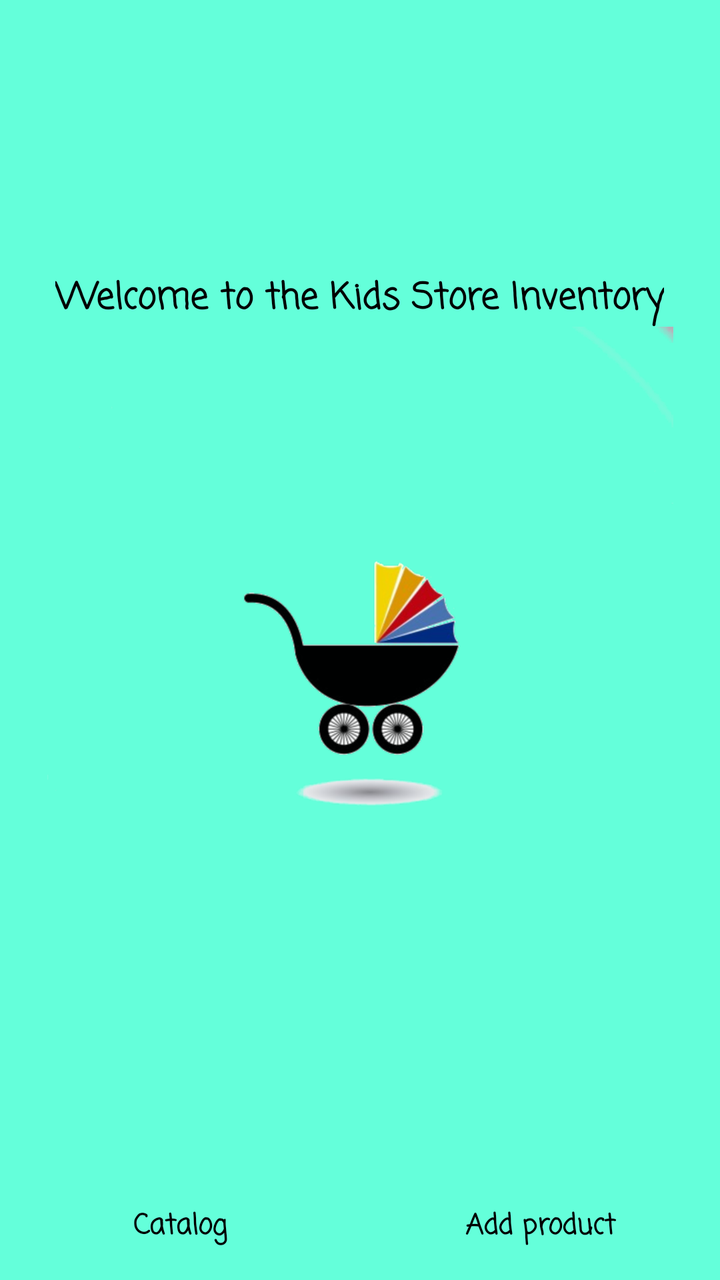
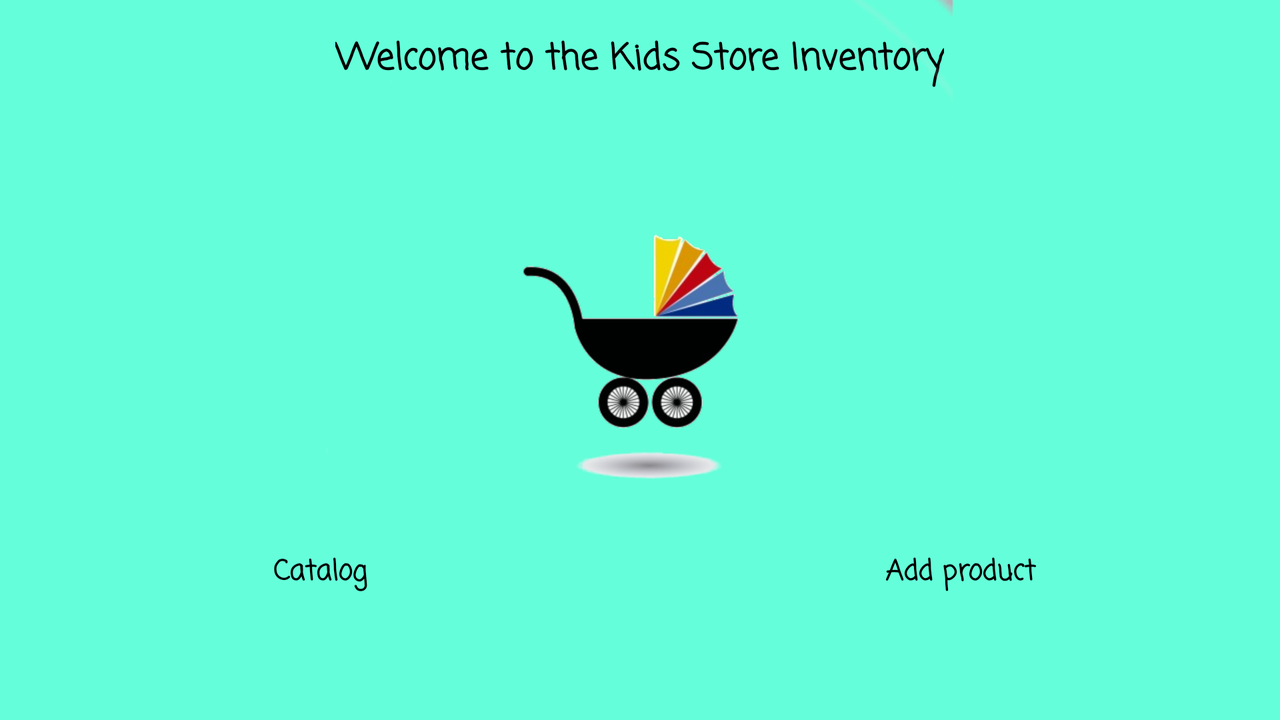

An Android layout and its configuration variant, each rendered on a device that would load it. The default file and the variant file are quoted in full after the pictures.
<!-- AndroidManifest.xml: application theme AppTheme -->
<!-- res/layout/activity_welcome.xml -->
<?xml version="1.0" encoding="utf-8"?>
<RelativeLayout xmlns:android="http://schemas.android.com/apk/res/android"
    xmlns:tools="http://schemas.android.com/tools"
    android:layout_width="match_parent"
    android:layout_height="match_parent"
    android:background="@color/background"
    android:orientation="vertical"
    tools:context="com.example.android.kidsstoreapp.WelcomeActivity">

    <TextView
        android:id="@+id/welcome"
        android:layout_width="wrap_content"
        android:layout_height="wrap_content"
        android:layout_above="@+id/welcome_image"
        android:layout_centerHorizontal="true"
        android:fontFamily="casual"
        android:text="@string/welcome"
        android:textColor="@color/black"
        android:textSize="@dimen/welcome_text_size"
        android:textStyle="bold" />


    <ImageView
        android:id="@+id/welcome_image"
        android:layout_width="match_parent"
        android:layout_height="wrap_content"
        android:layout_centerInParent="true"
        android:src="@drawable/welcome_image" />

    <LinearLayout
        android:layout_width="match_parent"
        android:layout_height="wrap_content"
        android:layout_alignParentBottom="true"
        android:orientation="horizontal"
        android:paddingBottom="@dimen/padding">

        <TextView
            android:id="@+id/catalog"
            style="@style/ActivitiesStyle"
            android:text="@string/catalog" />

        <TextView
            android:id="@+id/add"
            style="@style/ActivitiesStyle"
            android:text="@string/add" />

    </LinearLayout>


</RelativeLayout>
<!-- resources referenced by this layout -->
<resources>
  <color name="background">#64FFDA</color>
  <color name="black">#000000</color>
  <dimen name="padding">16dp</dimen>
  <dimen name="welcome_text_size">18sp</dimen>
  <!-- drawable welcome_image: png bitmap (drawable-hdpi, 29933 bytes) -->
  <string name="add">Add product</string>
  <string name="catalog">Catalog</string>
  <string name="welcome">Welcome to the Kids Store Inventory</string>
  <style name="ActivitiesStyle">
          <item name="android:layout_width">0dp</item>
          <item name="android:layout_height">wrap_content</item>
          <item name="android:layout_weight">1</item>
          <item name="android:textColor">@color/black</item>
          <item name="android:fontFamily">casual</item>
          <item name="android:textStyle">bold</item>
          <item name="android:gravity">center</item>
      </style>
  <style name="AppTheme" parent="Theme.AppCompat.Light.DarkActionBar">
          
          <item name="colorPrimary">@color/colorPrimary</item>
          <item name="colorPrimaryDark">@color/colorPrimaryDark</item>
          <item name="colorAccent">@color/colorAccent</item>
      </style>
  <color name="colorPrimary">#9C27B0</color>
  <color name="colorPrimaryDark">#6A1B9A</color>
  <color name="colorAccent">#9C27B0</color>
</resources>
<!-- res/layout-land/activity_welcome.xml (the repository's variant of the layout above) -->
<!-- drawn on the phone turned sideways -->
<?xml version="1.0" encoding="utf-8"?>
<ScrollView xmlns:android="http://schemas.android.com/apk/res/android"
    xmlns:tools="http://schemas.android.com/tools"
    android:layout_width="match_parent"
    android:layout_height="match_parent"
    android:background="@color/background"
    tools:context="com.example.android.kidsstoreapp.WelcomeActivity">

    <RelativeLayout
        android:layout_width="wrap_content"
        android:layout_height="wrap_content">

        <TextView
            android:id="@+id/welcome"
            android:layout_width="wrap_content"
            android:layout_height="wrap_content"
            android:layout_alignParentTop="true"
            android:layout_centerHorizontal="true"
            android:fontFamily="casual"
            android:paddingTop="@dimen/padding"
            android:text="@string/welcome"
            android:textColor="@color/black"
            android:textSize="@dimen/welcome_text_size"
            android:textStyle="bold" />

        <ImageView
            android:id="@+id/welcome_image"
            android:layout_width="wrap_content"
            android:layout_height="wrap_content"
            android:layout_centerInParent="true"
            android:src="@drawable/welcome_image" />

        <LinearLayout
            android:layout_width="match_parent"
            android:layout_height="wrap_content"
            android:layout_alignParentBottom="true"
            android:orientation="horizontal"
            android:paddingBottom="@dimen/padding">

            <TextView
                android:id="@+id/catalog"
                style="@style/ActivitiesStyle"
                android:text="@string/catalog" />

            <TextView
                android:id="@+id/add"
                style="@style/ActivitiesStyle"
                android:text="@string/add" />

        </LinearLayout>


    </RelativeLayout>
</ScrollView>
